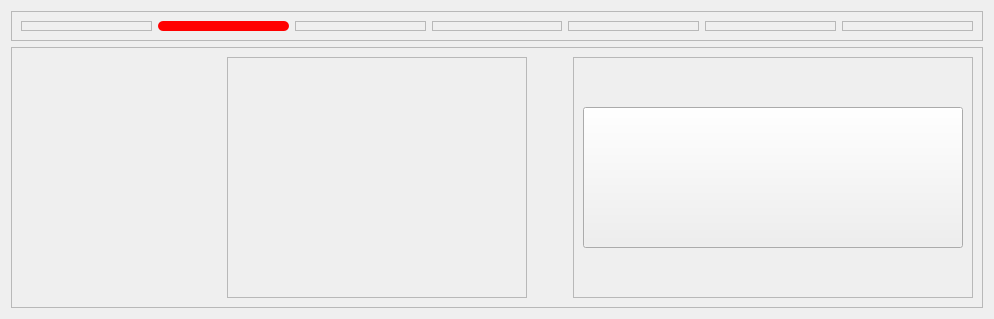
             <widget class="QWidget" name="CDRootLocusPage">
              <layout class="QVBoxLayout" name="verticalLayout_9">
               <item>
                <widget class="QFrame" name="frame_24">
                 <property name="minimumSize">
                  <size>
                   <width>0</width>
                   <height>30</height>
                  </size>
                 </property>
                 <property name="maximumSize">
                  <size>
                   <width>16777215</width>
                   <height>30</height>
                  </size>
                 </property>
                 <property name="frameShape">
                  <enum>QFrame::StyledPanel</enum>
                 </property>
                 <property name="frameShadow">
                  <enum>QFrame::Raised</enum>
                 </property>
                 <layout class="QHBoxLayout" name="horizontalLayout_6">
                  <item>
                   <widget class="QFrame" name="frame_26">
                    <property name="frameShape">
                     <enum>QFrame::StyledPanel</enum>
                    </property>
                    <property name="frameShadow">
                     <enum>QFrame::Raised</enum>
                    </property>
                   </widget>
                  </item>
                  <item>
                   <widget class="QFrame" name="frame_25">
                    <property name="styleSheet">
                     <string notr="true">background-color: rgb(255, 0, 0);
border-radius : 5px;
border: none;</string>
                    </property>
                    <property name="frameShape">
                     <enum>QFrame::StyledPanel</enum>
                    </property>
                    <property name="frameShadow">
                     <enum>QFrame::Raised</enum>
                    </property>
                   </widget>
                  </item>
                  <item>
                   <widget class="QFrame" name="frame_27">
                    <property name="frameShape">
                     <enum>QFrame::StyledPanel</enum>
                    </property>
                    <property name="frameShadow">
                     <enum>QFrame::Raised</enum>
                    </property>
                   </widget>
                  </item>
                  <item>
                   <widget class="QFrame" name="frame_28">
                    <property name="frameShape">
                     <enum>QFrame::StyledPanel</enum>
                    </property>
                    <property name="frameShadow">
                     <enum>QFrame::Raised</enum>
                    </property>
                   </widget>
                  </item>
                  <item>
                   <widget class="QFrame" name="frame_29">
                    <property name="frameShape">
                     <enum>QFrame::StyledPanel</enum>
                    </property>
                    <property name="frameShadow">
                     <enum>QFrame::Raised</enum>
                    </property>
                   </widget>
                  </item>
                  <item>
                   <widget class="QFrame" name="frame_30">
                    <property name="frameShape">
                     <enum>QFrame::StyledPanel</enum>
                    </property>
                    <property name="frameShadow">
                     <enum>QFrame::Raised</enum>
                    </property>
                   </widget>
                  </item>
                  <item>
                   <widget class="QFrame" name="frame_31">
                    <property name="frameShape">
                     <enum>QFrame::StyledPanel</enum>
                    </property>
                    <property name="frameShadow">
                     <enum>QFrame::Raised</enum>
                    </property>
                   </widget>
                  </item>
                 </layout>
                </widget>
               </item>
               <item>
                <widget class="QFrame" name="frame_18">
                 <property name="frameShape">
                  <enum>QFrame::StyledPanel</enum>
                 </property>
                 <property name="frameShadow">
                  <enum>QFrame::Raised</enum>
                 </property>
                 <layout class="QHBoxLayout" name="horizontalLayout_5">
                  <item>
                   <widget class="QFrame" name="frame_19">
                    <property name="sizePolicy">
                     <sizepolicy hsizetype="Expanding" vsizetype="Expanding">
                      <horstretch>0</horstretch>
                      <verstretch>0</verstretch>
                     </sizepolicy>
                    </property>
                    <property name="minimumSize">
                     <size>
                      <width>200</width>
                      <height>0</height>
                     </size>
                    </property>
                    <property name="styleSheet">
                     <string notr="true">image: url(:/Asset/Asset/Modul 4.png);
border: none;</string>
                    </property>
                    <property name="frameShape">
                     <enum>QFrame::StyledPanel</enum>
                    </property>
                    <property name="frameShadow">
                     <enum>QFrame::Raised</enum>
                    </property>
                   </widget>
                  </item>
                  <item>
                   <widget class="QFrame" name="frame_20">
                    <property name="minimumSize">
                     <size>
                      <width>300</width>
                      <height>0</height>
                     </size>
                    </property>
                    <property name="frameShape">
                     <enum>QFrame::StyledPanel</enum>
                    </property>
                    <property name="frameShadow">
                     <enum>QFrame::Raised</enum>
                    </property>
                    <layout class="QVBoxLayout" name="verticalLayout_7">
                     <item>
                      <widget class="QFrame" name="frame_21">
                       <property name="sizePolicy">
                        <sizepolicy hsizetype="Expanding" vsizetype="Expanding">
                         <horstretch>0</horstretch>
                         <verstretch>0</verstretch>
                        </sizepolicy>
                       </property>
                       <property name="styleSheet">
                        <string notr="true">image: url(:/Asset/Asset/VPID.png);
border: none;</string>
                       </property>
                       <property name="frameShape">
                        <enum>QFrame::StyledPanel</enum>
                       </property>
                       <property name="frameShadow">
                        <enum>QFrame::Raised</enum>
                       </property>
                      </widget>
                     </item>
                    </layout>
                   </widget>
                  </item>
                  <item>
                   <spacer name="horizontalSpacer_2">
                    <property name="orientation">
                     <enum>Qt::Horizontal</enum>
                    </property>
                    <property name="sizeHint" stdset="0">
                     <size>
                      <width>40</width>
                      <height>20</height>
                     </size>
                    </property>
                   </spacer>
                  </item>
                  <item>
                   <widget class="QFrame" name="frame_23">
                    <property name="minimumSize">
                     <size>
                      <width>400</width>
                      <height>0</height>
                     </size>
                    </property>
                    <property name="sizeIncrement">
                     <size>
                      <width>0</width>
                      <height>0</height>
                     </size>
                    </property>
                    <property name="frameShape">
                     <enum>QFrame::StyledPanel</enum>
                    </property>
                    <property name="frameShadow">
                     <enum>QFrame::Raised</enum>
                    </property>
                    <layout class="QVBoxLayout" name="verticalLayout_8">
                     <item>
                      <spacer name="verticalSpacer_3">
                       <property name="orientation">
                        <enum>Qt::Vertical</enum>
                       </property>
                       <property name="sizeHint" stdset="0">
                        <size>
                         <width>20</width>
                         <height>40</height>
                        </size>
                       </property>
                      </spacer>
                     </item>
                     <item>
                      <widget class="QPushButton" name="RunCDRL">
                       <property name="sizePolicy">
                        <sizepolicy hsizetype="Expanding" vsizetype="Preferred">
                         <horstretch>0</horstretch>
                         <verstretch>0</verstretch>
                        </sizepolicy>
                       </property>
                       <property name="minimumSize">
                        <size>
                         <width>0</width>
                         <height>141</height>
                        </size>
                       </property>
                       <property name="styleSheet">
                        <string notr="true">QPushButton {
 		background-color: rgba(0, 255, 0, 255);
		border-color: rgb(255, 255, 255);
		border-radius : 2px;
		color: rgb(255, 255, 255);
		image: url(:/Asset/Asset/Run1.png);
		font-size: 40px;
		padding:7px;
		font-family: "SF Pro Display"; 
			font-weight: bold; 
    		font-style: normal;

}

/* Saat mouse hover */
QPushButton:hover {
	image: url(:/Asset/Asset/Run2.png);
    background-color: rgba(0, 200, 0, 225);
};
border: none;</string>
                       </property>
                       <property name="text">
                        <string />
                       </property>
                      </widget>
                     </item>
                     <item>
                      <spacer name="verticalSpacer_4">
                       <property name="orientation">
                        <enum>Qt::Vertical</enum>
                       </property>
                       <property name="sizeHint" stdset="0">
                        <size>
                         <width>20</width>
                         <height>40</height>
                        </size>
                       </property>
                      </spacer>
                     </item>
                    </layout>
                   </widget>
                  </item>
                 </layout>
                </widget>
               </item>
              </layout>
             </widget>
